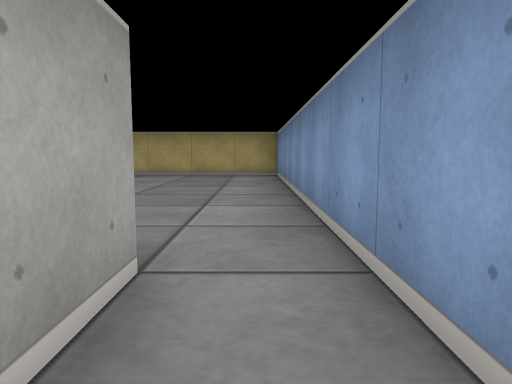
[1] (above)

16 first-person views from a walk through a cub3D level. The camera is about half as high as the walls, tilts 6° down and sees 70° across. The floor is counted in squares. Each view is taken from the middle of a square. On the plan, view 1 faces up. The plan holds only what a view shows up to about 9 squares ahead; the rest is blank.

[2]
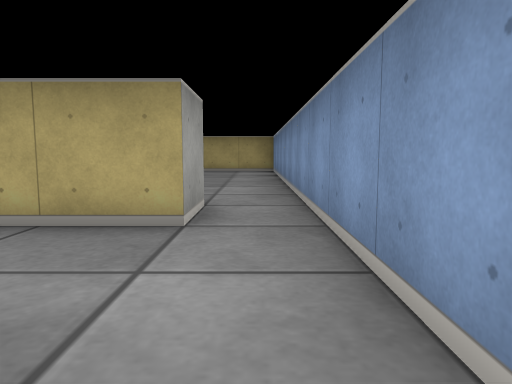

[3]
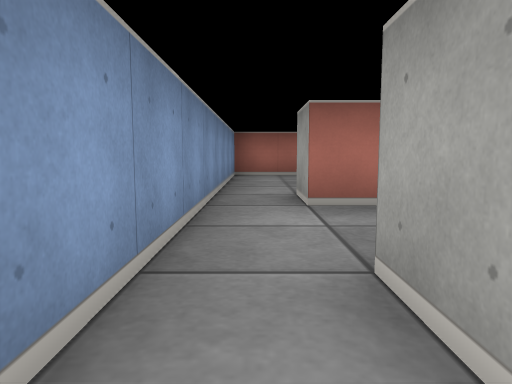

[4]
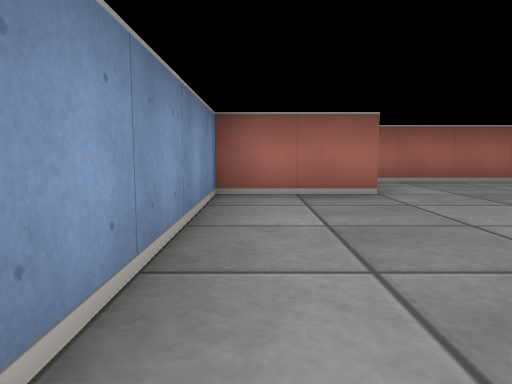

[5]
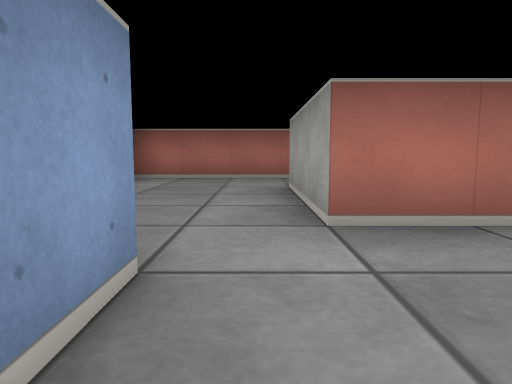

[6]
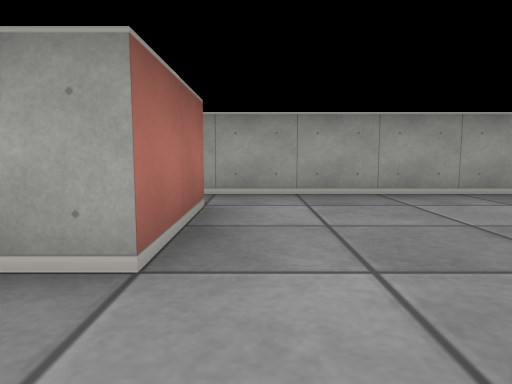

[7]
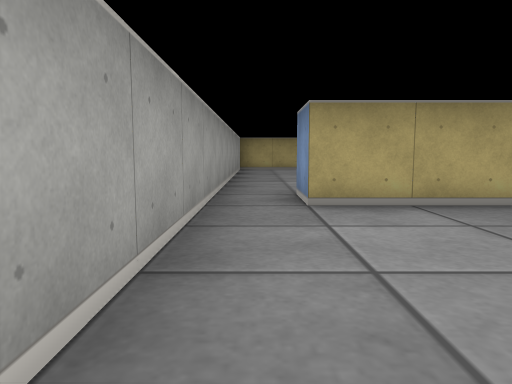

[8]
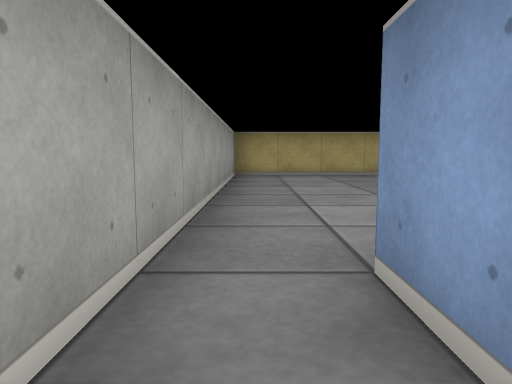

[9]
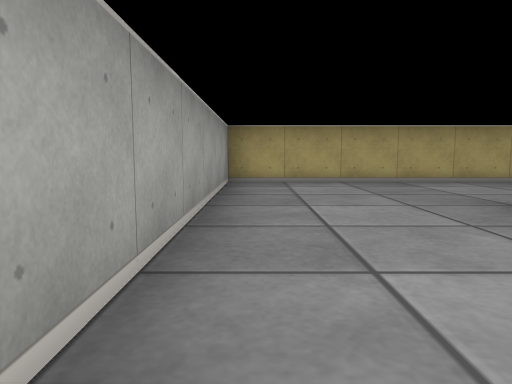

[10]
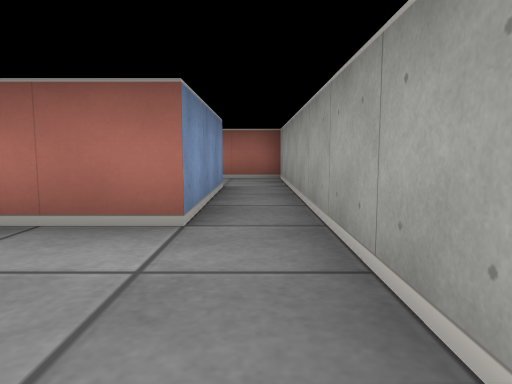

[11]
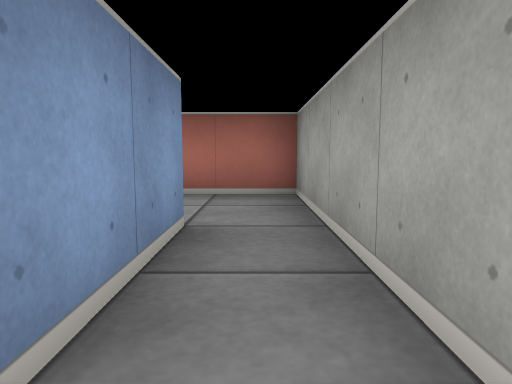

[12]
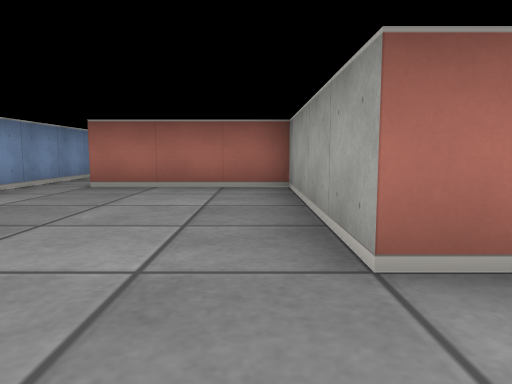

[13]
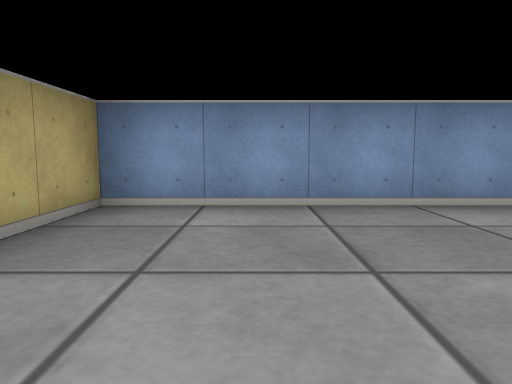

[14]
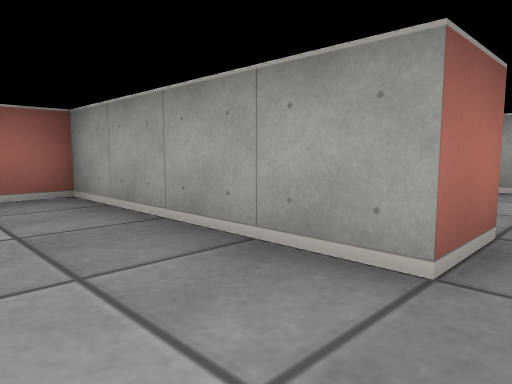

[15]
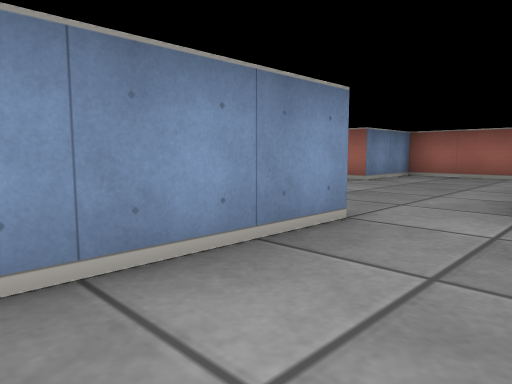

[16]
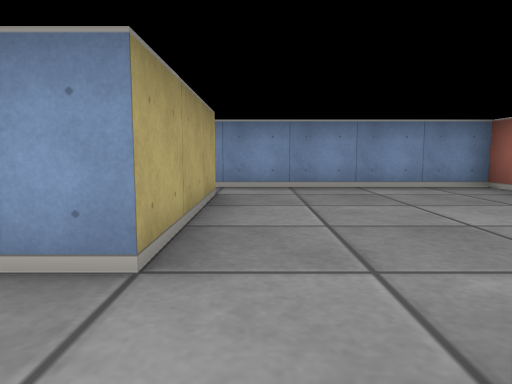

### Floor plan
Points are (right, up) in squares from view 1. A wall is a line through its corners. A room is listed if a view was taken in it or the views show most of it. See-through windows are left out.
Room 1 (view 1)
walls: (-0.5, 0.5) (-1.9, 0.5); (-1.2, -1.5) (-0.5, -1.5); (0.5, -1.5) (0.5, 0.5)
ways out: opening at (0, -2) to room 2; opening at (0, 1) to room 3
Room 2 (views 2, 4, 6)
walls: (-4.5, -3.5) (-4.5, -6.5); (-0.5, -1.5) (-0.5, -2.5) (-3.5, -2.5); (-4.5, -8.5) (-1.5, -8.5) (-1.5, -6.5) (0.5, -6.5) (0.5, -1.5)
ways out: opening at (0, -2) to room 1; opening at (-5.5, -7.5) to room 4; opening at (-4, -3) to room 4
Room 3 (views 3, 9, 12, 13, 14)
walls: (-4.6, 5.5) (-3.5, 5.5) (-3.5, 1.5) (-0.5, 1.5) (-0.5, 0.5); (0.5, 0.5) (0.5, 8.5) (-7.5, 8.5) (-7.5, 1.5)
ways out: opening at (0, 1) to room 1; opening at (-7, 1) to room 4
Room 4 (views 5, 7, 8, 10, 11, 15, 16)
walls: (-3.5, -2.5) (-3.5, -0.1); (-6.5, -6.5) (-6.5, -3.5) (-4.5, -3.5); (-4.5, 0.5) (-6.5, 0.5) (-6.5, 1.5); (-7.5, 1.5) (-7.5, -8.5) (-4.5, -8.5)
ways out: opening at (-5.5, -7.5) to room 2; opening at (-4, -3) to room 2; opening at (-7, 1) to room 3

Positions as (right, up) in squares from view 1, and headings:
1: (0, 0), facing up
2: (0, -2), facing up
3: (0, 2), facing down
4: (0, -2), facing down
5: (-4, -1), facing down
6: (-3, -3), facing left
7: (-7, -3), facing up
8: (-7, 0), facing up
9: (-7, 2), facing up
10: (-7, -1), facing down
11: (-7, -4), facing down
12: (-3, 7), facing down
13: (-3, 7), facing right
14: (-2, 6), facing down-left
15: (-5, 0), facing down-right
16: (-5, -3), facing right
